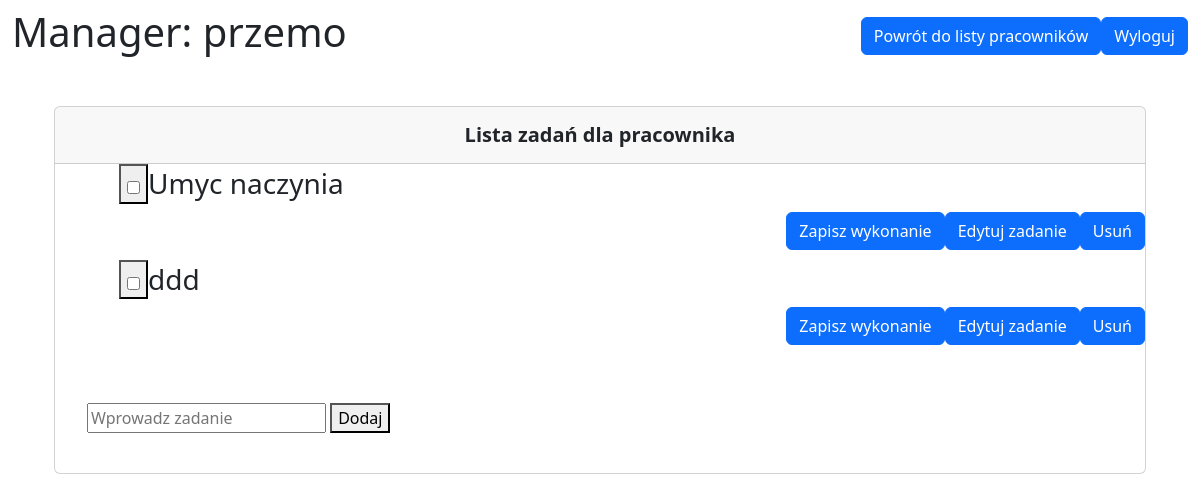
/person-detail/pk=1 (signed in), run on an earlier commit of the app's database.
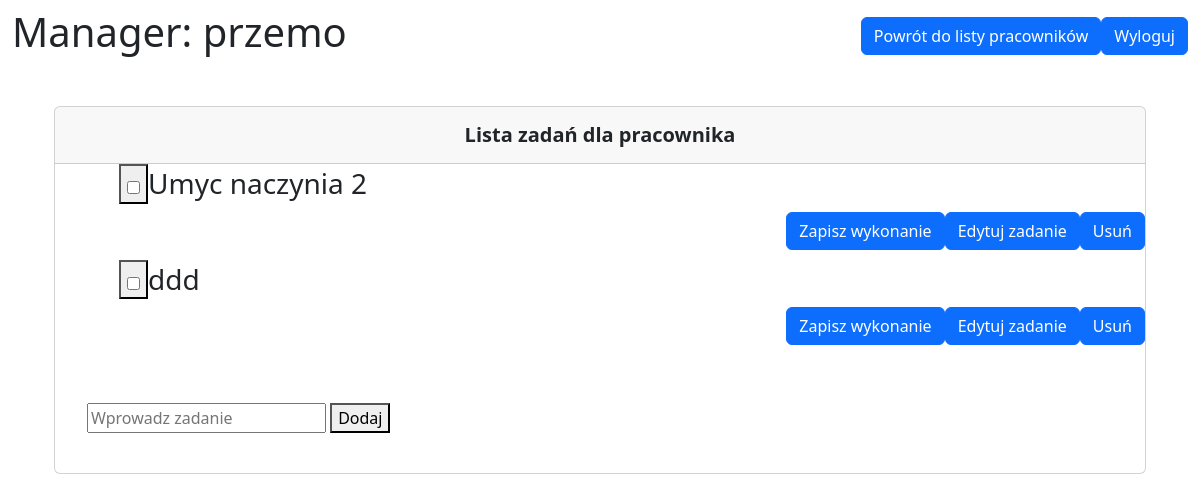
And on a later commit of the database.
### phpbyprzemo/models.py (models this page shows)
class Task(models.Model):
    peep = models.ForeignKey(Person, on_delete=models.CASCADE)
    task = models.CharField(max_length=200, null=True)
    is_complete = models.BooleanField(default=False)
    def __str__(self):
        return self.task

### phpbyprzemo/views.py (the view, shortened to what this page needs)
# urls.py: path('person-detail/pk=<int:pk>', PersonDetail.as_view(), name='persondetail'),
class PersonDetail(LoginRequiredMixin,DetailView):
    model = Person
    context_object_name = 'person'
    template_name = 'phpbyprzemo/person_detail.html'
    def get(self,*args,**kwargs):
        return super(PersonDetail, self).get(*args,**kwargs)
    def dispatch(self, request, pk, *args, **kwargs):
        peep = self.model.objects.get(id=pk)
        return super(PersonDetail, self).dispatch(request,*args,**kwargs)

### phpbyprzemo/templates/phpbyprzemo/person_detail.html (shortened to what this page needs)
<!DOCTYPE html>
<html lang="en">
<head>
    {% load bootstrap5 %}
  {% bootstrap_css %}
</head>
<header>
  <nav id="main-navbar" class="navbar navbar-expand-lg navbar-light bg-white fixed-top">
    <div class="container-fluid">
            {% if request.user.is_authenticated %}
			    <h1>Manager: {{ request.user }}</h1>
			{% else %}
				<a href="{% url 'login' %}">Login</a>
			{% endif %}
      <ul class="navbar-nav ms-auto d-flex flex-row">
          <button onclick="window.location.href='/'" type="button"  class="btn btn-primary" style="float: right;"> Powrót do listy pracowników</button>
          <button onclick="window.location.href='/logout'"  type="button"  class="btn btn-primary" style="float: right;"> Wyloguj</button>
      </ul>
    </div>
  </nav>
</header>
<main style="margin-top: 58px">
  <div class="container pt-4">
      <div class="container pt-4">
          <section class="mb-4">
            <div class="card">
                <div class="card-header text-center py-3">
                    <h5 class="mb-0 text-center">
                        <strong>Lista zadań dla pracownika</strong>
                    </h5>
                </div>
                <ul>
                     <form method="post" action="">
                         {% for x in person.task_set.all %}
                <ul>
                    <h3>
                    {% if x.is_complete == True %}
                        <input style="float:left" type="checkbox" value="clicked" name="t{{ x.id }}" checked>{{ x }}
                    {% else %}
                        <button type="submit" name="save" value="save"><input type="checkbox" value="clicked" name="t{{ x.id }}"></button>{{ x }}
                    {% endif %}
                </h3>
                <button style="float: right;" type="submit" name="delete_this"  class="btn btn-primary" value={{ x.id }}> Usuń </button>
                <button style="float: right;" class="btn btn-primary"><a style="color: white; text-decoration: none;" href='{% url 'taskedit' x.id %}'>Edytuj zadanie</a></button>
                <button style="float: right;" type="submit" name="save" value="save" class="btn btn-primary">Zapisz wykonanie</button>
            </ul>
            <br><br>
        {% endfor %}
    </form>
    <br><br>
    <form method="post" action="">
        <input type="textbox" name="new_item" placeholder="Wprowadz zadanie">
        <button type="submit" name="add_item" value="add_item">Dodaj</button>
    </form>
    </ul><br>
      </div>
    </section>
  </div>
  </div>
</main>
</html>

What changed in the data, as far as the page shows it:
changed Task: task "Umyc naczynia" → "Umyc naczynia 2"
